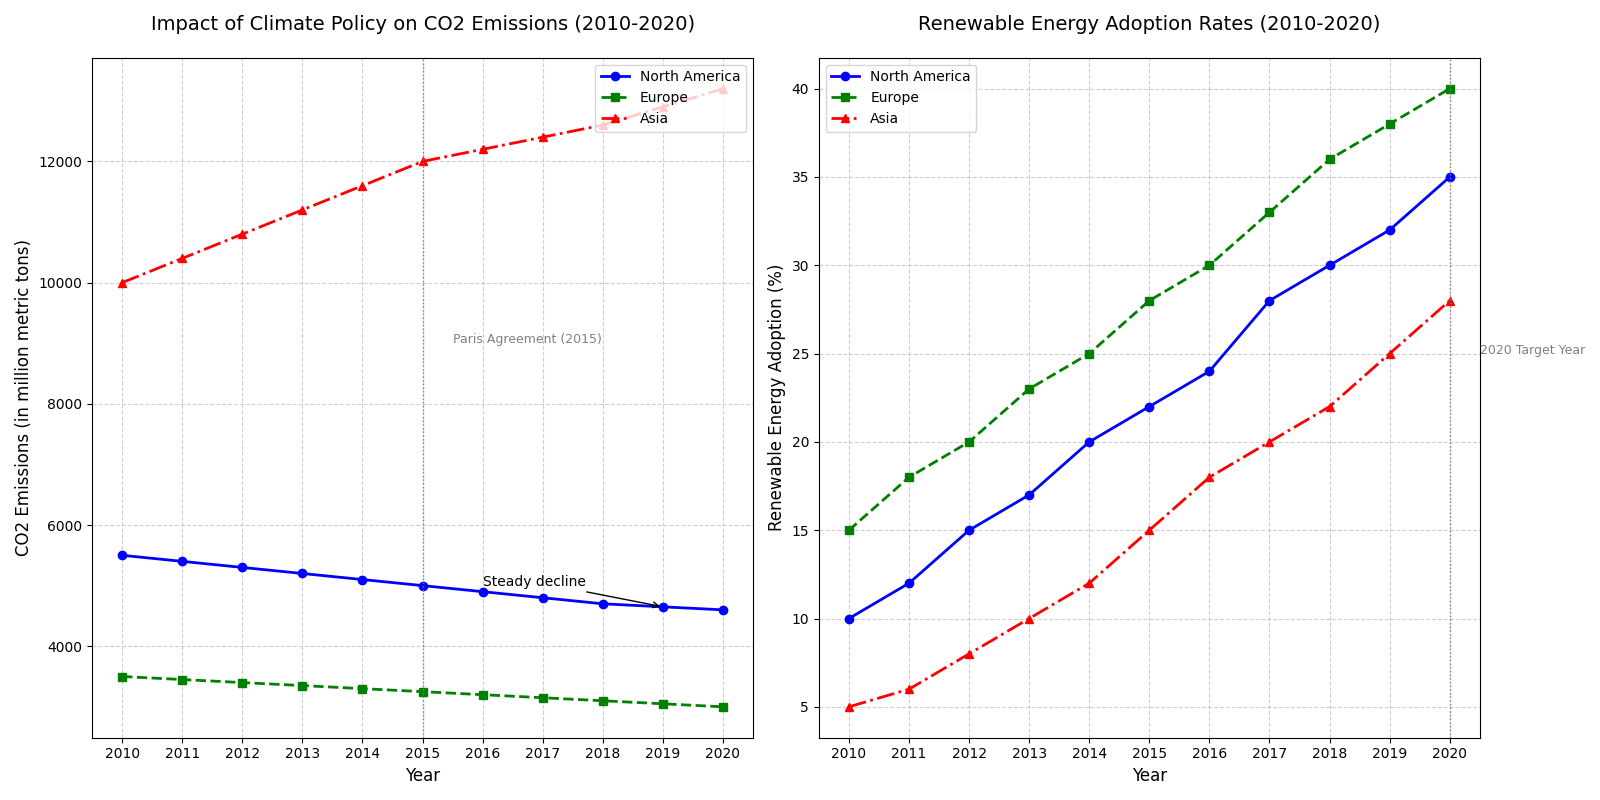

Write the Python code that produced this figure.
import matplotlib.pyplot as plt
import numpy as np

# Backstory: Tracking the Impact of Climate Policy on CO2 Emissions and Renewable Energy Adoption

# Define the years for the dataset
years = np.arange(2010, 2021)

# Define cumulative CO2 emissions (in million metric tons) over the years for three regions
north_america_co2 = [5500, 5400, 5300, 5200, 5100, 5000, 4900, 4800, 4700, 4650, 4600]
europe_co2 = [3500, 3450, 3400, 3350, 3300, 3250, 3200, 3150, 3100, 3050, 3000]
asia_co2 = [10000, 10400, 10800, 11200, 11600, 12000, 12200, 12400, 12600, 12900, 13200]

# Define renewable energy adoption rates (%) over the years for the same regions
north_america_renew = [10, 12, 15, 17, 20, 22, 24, 28, 30, 32, 35]
europe_renew = [15, 18, 20, 23, 25, 28, 30, 33, 36, 38, 40]
asia_renew = [5, 6, 8, 10, 12, 15, 18, 20, 22, 25, 28]

# Create subplots
fig, (ax1, ax2) = plt.subplots(1, 2, figsize=(16, 8))

# Plot for CO2 emissions
ax1.plot(years, north_america_co2, label="North America", color='blue', marker='o', linestyle='-', linewidth=2)
ax1.plot(years, europe_co2, label="Europe", color='green', marker='s', linestyle='--', linewidth=2)
ax1.plot(years, asia_co2, label="Asia", color='red', marker='^', linestyle='-.', linewidth=2)

# Mark important policies
ax1.axvline(x=2015, color='grey', linestyle=':', linewidth=1)
ax1.text(2015.5, 9000, 'Paris Agreement (2015)', fontsize=9, color='grey')

# Set titles and labels for the CO2 emissions plot
ax1.set_title("Impact of Climate Policy on CO2 Emissions (2010-2020)", fontsize=14, pad=20)
ax1.set_xlabel("Year", fontsize=12)
ax1.set_ylabel("CO2 Emissions (in million metric tons)", fontsize=12)
ax1.legend(loc='upper right', fontsize=10)
ax1.grid(True, linestyle='--', alpha=0.6)
ax1.set_xticks(years)

# Annotate the North America data
ax1.annotate('Steady decline', xy=(2019, 4650), xytext=(2016, 5000),
             arrowprops=dict(facecolor='black', arrowstyle='->'), fontsize=10)


# Plot for renewable energy adoption rates
ax2.plot(years, north_america_renew, label="North America", color='blue', marker='o', linestyle='-', linewidth=2)
ax2.plot(years, europe_renew, label="Europe", color='green', marker='s', linestyle='--', linewidth=2)
ax2.plot(years, asia_renew, label="Asia", color='red', marker='^', linestyle='-.', linewidth=2)

# Set titles and labels for the renewable energy plot
ax2.set_title("Renewable Energy Adoption Rates (2010-2020)", fontsize=14, pad=20)
ax2.set_xlabel("Year", fontsize=12)
ax2.set_ylabel("Renewable Energy Adoption (%)", fontsize=12)
ax2.legend(loc='upper left', fontsize=10)
ax2.grid(True, linestyle='--', alpha=0.6)
ax2.set_xticks(years)

# Highlight the target year 2020 in the renewable energy plot
ax2.axvline(x=2020, color='grey', linestyle=':', linewidth=1)
ax2.text(2020.5, 25, '2020 Target Year', fontsize=9, color='grey')

# Automatically adjust layout for clarity and fit
plt.tight_layout()

# Display the plot
plt.show()
